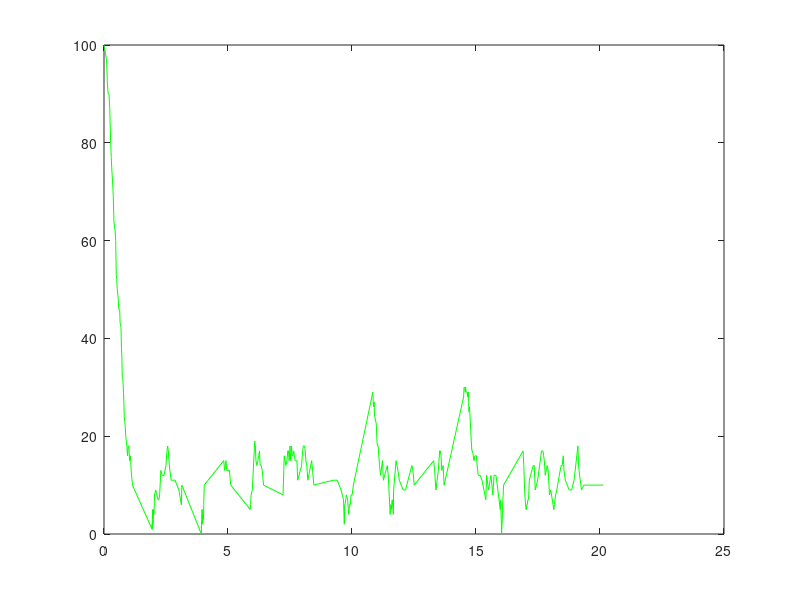

This figure's MATLAB source:
    X=100;
    alpha = 300;     
    beta = 0.1;
    gammar = 80.0;
    C0 = 10.0;
    R0 = 1.0;
    V=[1 -1];
    i=1;
    t=0;
    e=0.03;
    tvals(1)=0;
    Xvals(1)=X;
    while t<20
        a(1) =alpha*C0*C0/(C0+X)/(C0+X);
        a(2) =beta*X+gammar*X/(R0+X); 
        tau=min((max(e*X,1)/abs(a(1)-a(2))),((max(e*X,1))^2/a(1)+a(2)));
        t=t+tau;
        X=X+poissrnd(tau*a(1))-poissrnd(tau*a(2));
        if X<0
            X=0;
        end
        i=i+1;
        tvals(i)=t;
        Xvals(i)=X;
    end
    plot(tvals, Xvals, 'g');hold on;